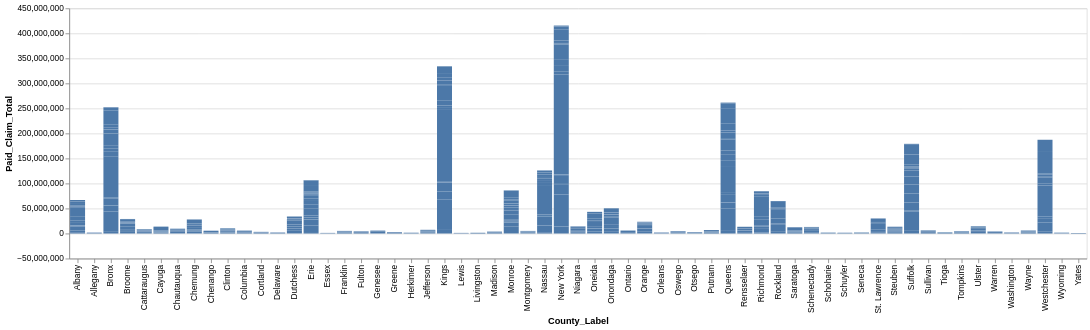

Source (notebook cell):
### Code cell
Chart(claims_2010).mark_bar().encode(x='County_Label', y='Paid_Claim_Total', tooltip='Recipient_Count_By_County')

### Figure 1 — Vega-Lite specification as saved in the notebook (floating-point values rounded to 4 significant figures; data arrays with more than 128 entries replaced by an {"elided": "..."} marker saying what was removed)
{"config": {"view": {"continuousWidth": 400, "continuousHeight": 300}}, "data": {"name": "data-fcbe80ab82439a4abf6c968ef8a4f1f1"}, "mark": "bar", "encoding": {"tooltip": {"field": "Recipient_Count_By_County", "type": "quantitative"}, "x": {"field": "County_Label", "type": "nominal"}, "y": {"field": "Paid_Claim_Total", "type": "quantitative"}}, "$schema": "https://vega.github.io/schema/vega-lite/v4.17.0.json", "datasets": {"data-fcbe80ab82439a4abf6c968ef8a4f1f1": {"elided": "675 records"}}}
